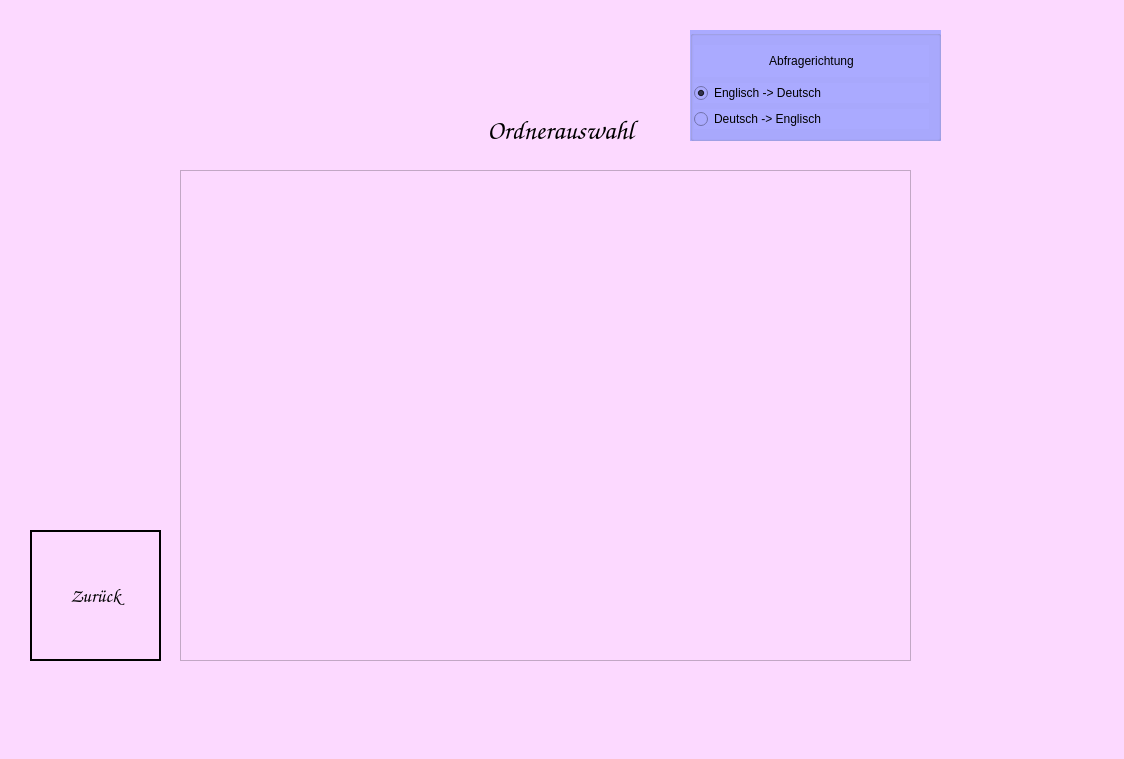
<?xml version="1.0" encoding="UTF-8"?>
<ui version="4.0">
 <class>WindowFolderQuery</class>
 <widget class="QMainWindow" name="WindowFolderQuery">
  <property name="geometry">
   <rect>
    <x>0</x>
    <y>0</y>
    <width>1124</width>
    <height>759</height>
   </rect>
  </property>
  <property name="windowTitle">
   <string>Vokabeltrainer</string>
  </property>
  <property name="styleSheet">
   <string notr="true">background-color: rgb(252, 217, 255);</string>
  </property>
  <widget class="QWidget" name="centralwidget">
   <widget class="QLabel" name="label">
    <property name="geometry">
     <rect>
      <x>460</x>
      <y>110</y>
      <width>201</width>
      <height>41</height>
     </rect>
    </property>
    <property name="font">
     <font>
      <family>Comic Sans MS</family>
      <pointsize>20</pointsize>
      <bold>true</bold>
     </font>
    </property>
    <property name="layoutDirection">
     <enum>Qt::LayoutDirection::LeftToRight</enum>
    </property>
    <property name="text">
     <string>Ordnerauswahl</string>
    </property>
    <property name="alignment">
     <set>Qt::AlignmentFlag::AlignCenter</set>
    </property>
   </widget>
   <widget class="QListWidget" name="listWidget">
    <property name="geometry">
     <rect>
      <x>180</x>
      <y>170</y>
      <width>731</width>
      <height>491</height>
     </rect>
    </property>
    <property name="font">
     <font>
      <family>Comic Sans MS</family>
      <pointsize>20</pointsize>
      <bold>true</bold>
     </font>
    </property>
   </widget>
   <widget class="QLabel" name="label_2">
    <property name="geometry">
     <rect>
      <x>30</x>
      <y>530</y>
      <width>131</width>
      <height>131</height>
     </rect>
    </property>
    <property name="text">
     <string/>
    </property>
    <property name="pixmap">
     <pixmap>../pictures/horse_back.png</pixmap>
    </property>
    <property name="scaledContents">
     <bool>true</bool>
    </property>
   </widget>
   <widget class="QPushButton" name="pb_back">
    <property name="geometry">
     <rect>
      <x>30</x>
      <y>530</y>
      <width>131</width>
      <height>131</height>
     </rect>
    </property>
    <property name="font">
     <font>
      <family>Comic Sans MS</family>
      <pointsize>14</pointsize>
      <bold>true</bold>
     </font>
    </property>
    <property name="styleSheet">
     <string notr="true">background-color: transparent;
border-color: rgb(0, 0, 0);
border: 2px solid black;</string>
    </property>
    <property name="text">
     <string>Zurück</string>
    </property>
   </widget>
   <widget class="QGroupBox" name="verticalGroupBox">
    <property name="geometry">
     <rect>
      <x>690</x>
      <y>30</y>
      <width>251</width>
      <height>111</height>
     </rect>
    </property>
    <property name="styleSheet">
     <string notr="true">background-color: rgb(170, 170, 255)</string>
    </property>
    <layout class="QVBoxLayout" name="verticalLayout">
     <property name="leftMargin">
      <number>1</number>
     </property>
     <item>
      <widget class="QLabel" name="label_3">
       <property name="styleSheet">
        <string notr="true"/>
       </property>
       <property name="text">
        <string>Abfragerichtung</string>
       </property>
       <property name="alignment">
        <set>Qt::AlignmentFlag::AlignCenter</set>
       </property>
      </widget>
     </item>
     <item>
      <widget class="QRadioButton" name="rb_eng">
       <property name="styleSheet">
        <string notr="true"/>
       </property>
       <property name="text">
        <string>Englisch -&gt; Deutsch</string>
       </property>
       <property name="checked">
        <bool>true</bool>
       </property>
      </widget>
     </item>
     <item>
      <widget class="QRadioButton" name="rb_de">
       <property name="styleSheet">
        <string notr="true"/>
       </property>
       <property name="text">
        <string>Deutsch -&gt; Englisch</string>
       </property>
      </widget>
     </item>
    </layout>
   </widget>
  </widget>
  <widget class="QMenuBar" name="menubar">
   <property name="geometry">
    <rect>
     <x>0</x>
     <y>0</y>
     <width>1124</width>
     <height>23</height>
    </rect>
   </property>
  </widget>
  <widget class="QStatusBar" name="statusbar"/>
 </widget>
 <resources/>
 <connections/>
</ui>
